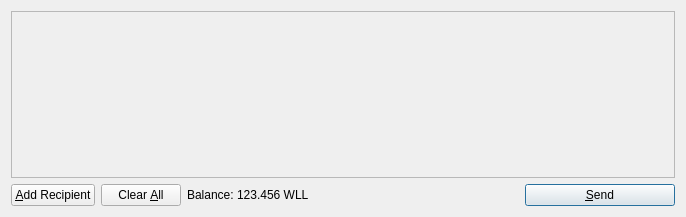
<?xml version="1.0" encoding="UTF-8"?>
<ui version="4.0">
 <class>SendCoinsDialog</class>
 <widget class="QDialog" name="SendCoinsDialog">
  <property name="geometry">
   <rect>
    <x>0</x>
    <y>0</y>
    <width>686</width>
    <height>217</height>
   </rect>
  </property>
  <property name="windowTitle">
   <string>Send Coins</string>
  </property>
  <layout class="QVBoxLayout" name="verticalLayout">
   <item>
    <widget class="QScrollArea" name="scrollArea">
     <property name="widgetResizable">
      <bool>true</bool>
     </property>
     <widget class="QWidget" name="scrollAreaWidgetContents">
      <property name="geometry">
       <rect>
        <x>0</x>
        <y>0</y>
        <width>666</width>
        <height>165</height>
       </rect>
      </property>
      <layout class="QVBoxLayout" name="verticalLayout_2">
       <property name="margin">
        <number>0</number>
       </property>
       <item>
        <layout class="QVBoxLayout" name="entries">
         <property name="spacing">
          <number>6</number>
         </property>
        </layout>
       </item>
       <item>
        <spacer name="verticalSpacer">
         <property name="orientation">
          <enum>Qt::Vertical</enum>
         </property>
         <property name="sizeHint" stdset="0">
          <size>
           <width>20</width>
           <height>40</height>
          </size>
         </property>
        </spacer>
       </item>
      </layout>
     </widget>
    </widget>
   </item>
   <item>
    <layout class="QHBoxLayout" name="horizontalLayout">
     <item>
      <widget class="QPushButton" name="addButton">
       <property name="toolTip">
        <string>Send to multiple recipients at once</string>
       </property>
       <property name="text">
        <string>&amp;Add Recipient</string>
       </property>
       <property name="icon">
        <iconset resource="../bitcoin.qrc">
         <normaloff>:/icons/add</normaloff>:/icons/add</iconset>
       </property>
       <property name="autoDefault">
        <bool>false</bool>
       </property>
      </widget>
     </item>
     <item>
      <widget class="QPushButton" name="clearButton">
       <property name="sizePolicy">
        <sizepolicy hsizetype="Minimum" vsizetype="Fixed">
         <horstretch>0</horstretch>
         <verstretch>0</verstretch>
        </sizepolicy>
       </property>
       <property name="toolTip">
        <string>Remove all transaction fields</string>
       </property>
       <property name="text">
        <string>Clear &amp;All</string>
       </property>
       <property name="icon">
        <iconset resource="../bitcoin.qrc">
         <normaloff>:/icons/remove</normaloff>:/icons/remove</iconset>
       </property>
       <property name="autoRepeatDelay">
        <number>300</number>
       </property>
       <property name="autoDefault">
        <bool>false</bool>
       </property>
      </widget>
     </item>
     <item>
      <layout class="QHBoxLayout" name="horizontalLayout_2">
       <property name="spacing">
        <number>3</number>
       </property>
       <item>
        <widget class="QLabel" name="label">
         <property name="text">
          <string>Balance:</string>
         </property>
        </widget>
       </item>
       <item>
        <widget class="QLabel" name="labelBalance">
         <property name="cursor">
          <cursorShape>IBeamCursor</cursorShape>
         </property>
         <property name="text">
          <string>123.456 WLL</string>
         </property>
         <property name="textInteractionFlags">
          <set>Qt::LinksAccessibleByMouse|Qt::TextSelectableByKeyboard|Qt::TextSelectableByMouse</set>
         </property>
        </widget>
       </item>
      </layout>
     </item>
     <item>
      <spacer name="horizontalSpacer">
       <property name="orientation">
        <enum>Qt::Horizontal</enum>
       </property>
       <property name="sizeHint" stdset="0">
        <size>
         <width>40</width>
         <height>20</height>
        </size>
       </property>
      </spacer>
     </item>
     <item>
      <widget class="QPushButton" name="sendButton">
       <property name="minimumSize">
        <size>
         <width>150</width>
         <height>0</height>
        </size>
       </property>
       <property name="toolTip">
        <string>Confirm the send action</string>
       </property>
       <property name="text">
        <string>&amp;Send</string>
       </property>
       <property name="icon">
        <iconset resource="../bitcoin.qrc">
         <normaloff>:/icons/send</normaloff>:/icons/send</iconset>
       </property>
       <property name="default">
        <bool>true</bool>
       </property>
      </widget>
     </item>
    </layout>
   </item>
  </layout>
 </widget>
 <resources>
  <include location="../bitcoin.qrc"/>
 </resources>
 <connections/>
</ui>
